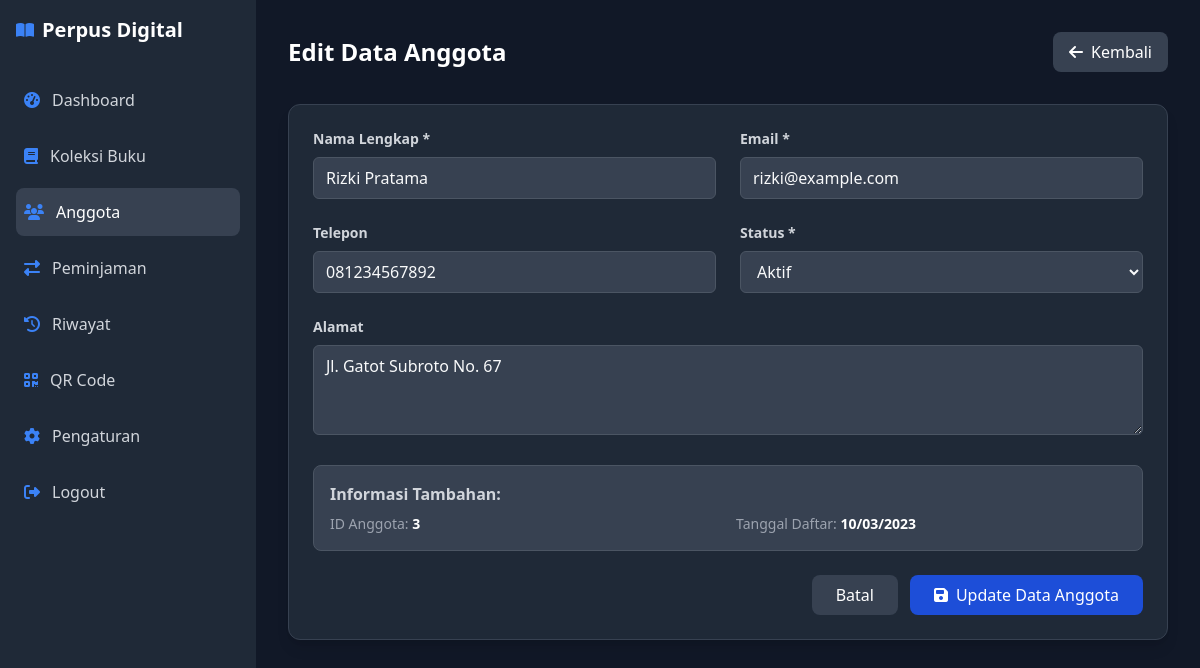
The page /edit_anggota.php?id=3 (signed in) on the database its author committed.
### tables this page shows
CREATE TABLE anggota (
    id_anggota INT AUTO_INCREMENT PRIMARY KEY,
    nama VARCHAR(100) NOT NULL,
    email VARCHAR(100) UNIQUE NOT NULL,
    telepon VARCHAR(15),
    alamat TEXT,
    tanggal_daftar DATE,
    status ENUM('Aktif', 'Nonaktif') DEFAULT 'Aktif'
);

### edit_anggota.php (the view, shortened to what this page needs)
<?php
require_once 'config.php';
$id_anggota = $_GET['id'] ?? 0;
$anggota = $pdo->prepare("SELECT * FROM anggota WHERE id_anggota = ?");
$anggota->execute([$id_anggota]);
$data_anggota = $anggota->fetch(PDO::FETCH_ASSOC);
?>
<!DOCTYPE html>
<html lang="id">
<head>
    <script src="https://cdn.tailwindcss.com"></script>
    <link rel="stylesheet" href="https://cdnjs.cloudflare.com/ajax/libs/font-awesome/6.4.0/css/all.min.css">
</head>
<body class="bg-gray-900 text-gray-100">
    <div class="flex">
        <div class="w-64 bg-gray-800 text-gray-100 min-h-screen p-4">
            <?php include 'sidebar.php'; ?>
        </div>
        <div class="flex-1 p-8">
            <div class="flex justify-between items-center mb-8">
                <h1 class="text-2xl font-bold text-white">Edit Data Anggota</h1>
                <a href="anggota.php" class="bg-gray-700 text-white px-4 py-2 rounded-lg hover:bg-gray-600 flex items-center space-x-2 transition-colors">
                    <i class="fas fa-arrow-left"></i>
                    <span>Kembali</span>
                </a>
            </div>
            <div class="bg-gray-800 rounded-xl shadow-lg p-6 border border-gray-700">
                <form method="POST">
                    <div class="grid grid-cols-1 md:grid-cols-2 gap-6">
                        <div>
                            <label class="block text-gray-300 text-sm font-bold mb-2" for="nama">
                                Nama Lengkap *
                            </label>
                            <input type="text" id="nama" name="nama" required
                                value="<?= htmlspecialchars($data_anggota['nama']) ?>"
                                class="w-full px-3 py-2 border border-gray-600 rounded-md focus:outline-none focus:ring-2 focus:ring-blue-500 focus:border-transparent text-white bg-gray-700">
                        </div>
                        <div>
                            <label class="block text-gray-300 text-sm font-bold mb-2" for="email">
                                Email *
                            </label>
                            <input type="email" id="email" name="email" required
                                value="<?= htmlspecialchars($data_anggota['email']) ?>"
                                class="w-full px-3 py-2 border border-gray-600 rounded-md focus:outline-none focus:ring-2 focus:ring-blue-500 focus:border-transparent text-white bg-gray-700">
                        </div>
                        <div>
                            <label class="block text-gray-300 text-sm font-bold mb-2" for="telepon">
                                Telepon
                            </label>
                            <input type="text" id="telepon" name="telepon"
                                value="<?= htmlspecialchars($data_anggota['telepon']) ?>"
                                class="w-full px-3 py-2 border border-gray-600 rounded-md focus:outline-none focus:ring-2 focus:ring-blue-500 focus:border-transparent text-white bg-gray-700">
                        </div>
                        <div>
                            <label class="block text-gray-300 text-sm font-bold mb-2" for="status">
                                Status *
                            </label>
                            <select id="status" name="status" required
                                class="w-full px-3 py-2 border border-gray-600 rounded-md focus:outline-none focus:ring-2 focus:ring-blue-500 focus:border-transparent text-white bg-gray-700">
                                <option value="Aktif" <?= $data_anggota['status'] == 'Aktif' ? 'selected' : '' ?>>Aktif</option>
                            </select>
                        </div>
                        <div class="md:col-span-2">
                            <label class="block text-gray-300 text-sm font-bold mb-2" for="alamat">
                                Alamat
                            </label>
                            <textarea id="alamat" name="alamat" rows="3"
                                class="w-full px-3 py-2 border border-gray-600 rounded-md focus:outline-none focus:ring-2 focus:ring-blue-500 focus:border-transparent text-white bg-gray-700"><?= htmlspecialchars($data_anggota['alamat']) ?></textarea>
                        </div>
                        <div class="md:col-span-2">
                            <div class="bg-gray-700 p-4 rounded-lg border border-gray-600">
                                <h3 class="font-bold text-gray-300 mb-2">Informasi Tambahan:</h3>
                                <div class="grid grid-cols-2 gap-4 text-sm">
                                    <div>
                                        <span class="text-gray-400">ID Anggota:</span>
                                        <span class="font-bold text-white"><?= $data_anggota['id_anggota'] ?></span>
                                    </div>
                                    <div>
                                        <span class="text-gray-400">Tanggal Daftar:</span>
                                        <span class="font-bold text-white"><?= date('d/m/Y', strtotime($data_anggota['tanggal_daftar'])) ?></span>
                                    </div>
                                </div>
                            </div>
                        </div>
                    </div>
                    <div class="mt-6 flex justify-end space-x-3">
                        <a href="anggota.php" class="bg-gray-700 text-white px-6 py-2 rounded-lg hover:bg-gray-600 transition-colors">
                            Batal
                        </a>
                        <button type="submit" name="update_anggota"
                            class="bg-blue-700 text-white px-6 py-2 rounded-lg hover:bg-blue-600 flex items-center space-x-2 transition-colors">
                            <i class="fas fa-save"></i>
                            <span>Update Data Anggota</span>
                        </button>
                    </div>
                </form>
            </div>
        </div>
    </div>
</body>
</html>

### edit_anggota.php (style rules this page uses)
input, select, textarea { background-color: #374151 !important; color: #f9fafb !important; }

### rows shown on the page
anggota: nama "Rizki Pratama", email "rizki@example.com", telepon "081234567892", status "Aktif", alamat "Jl. Gatot Subroto No. 67", id_anggota "3", tanggal_daftar "10/03/2023"
